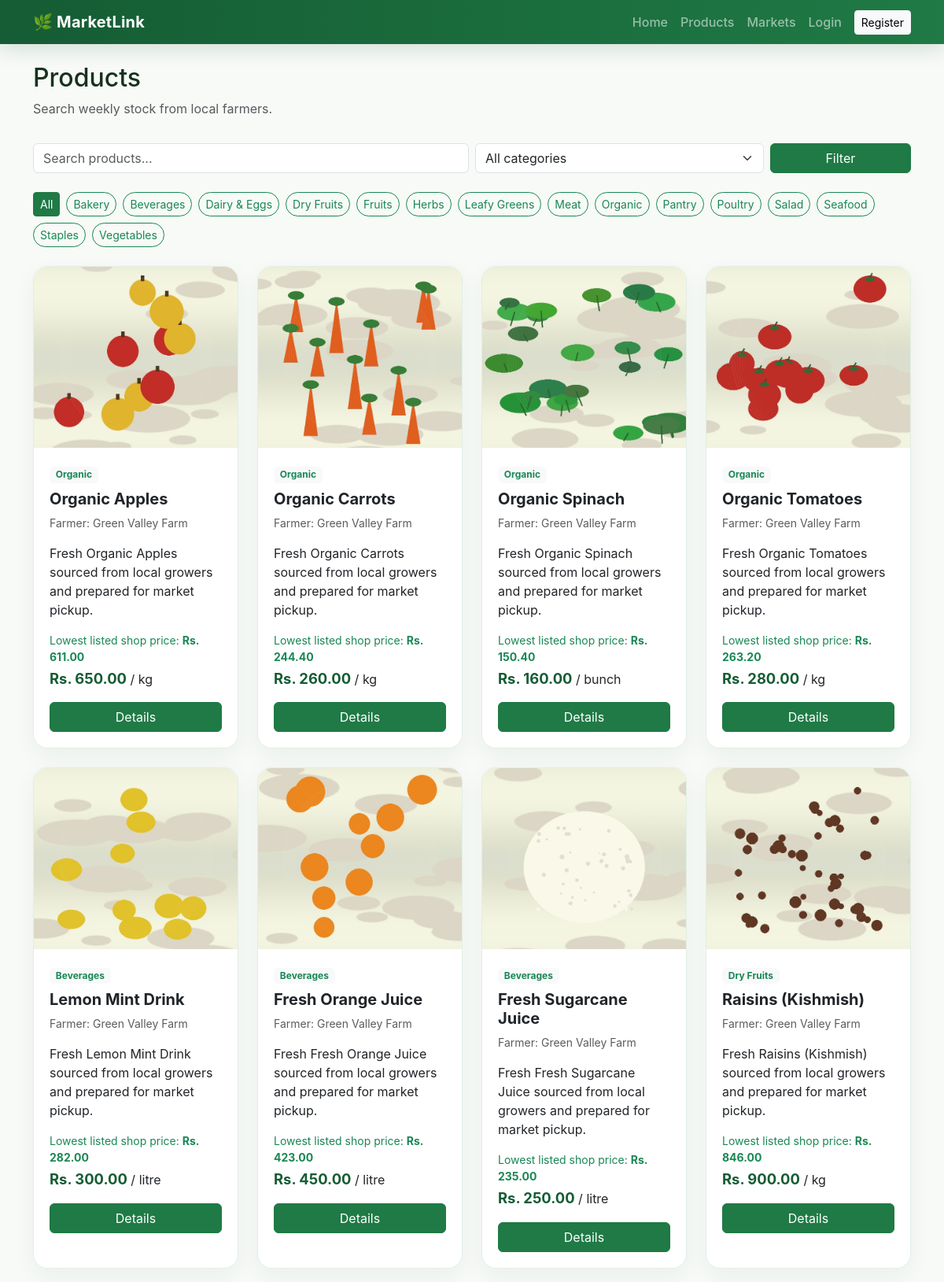
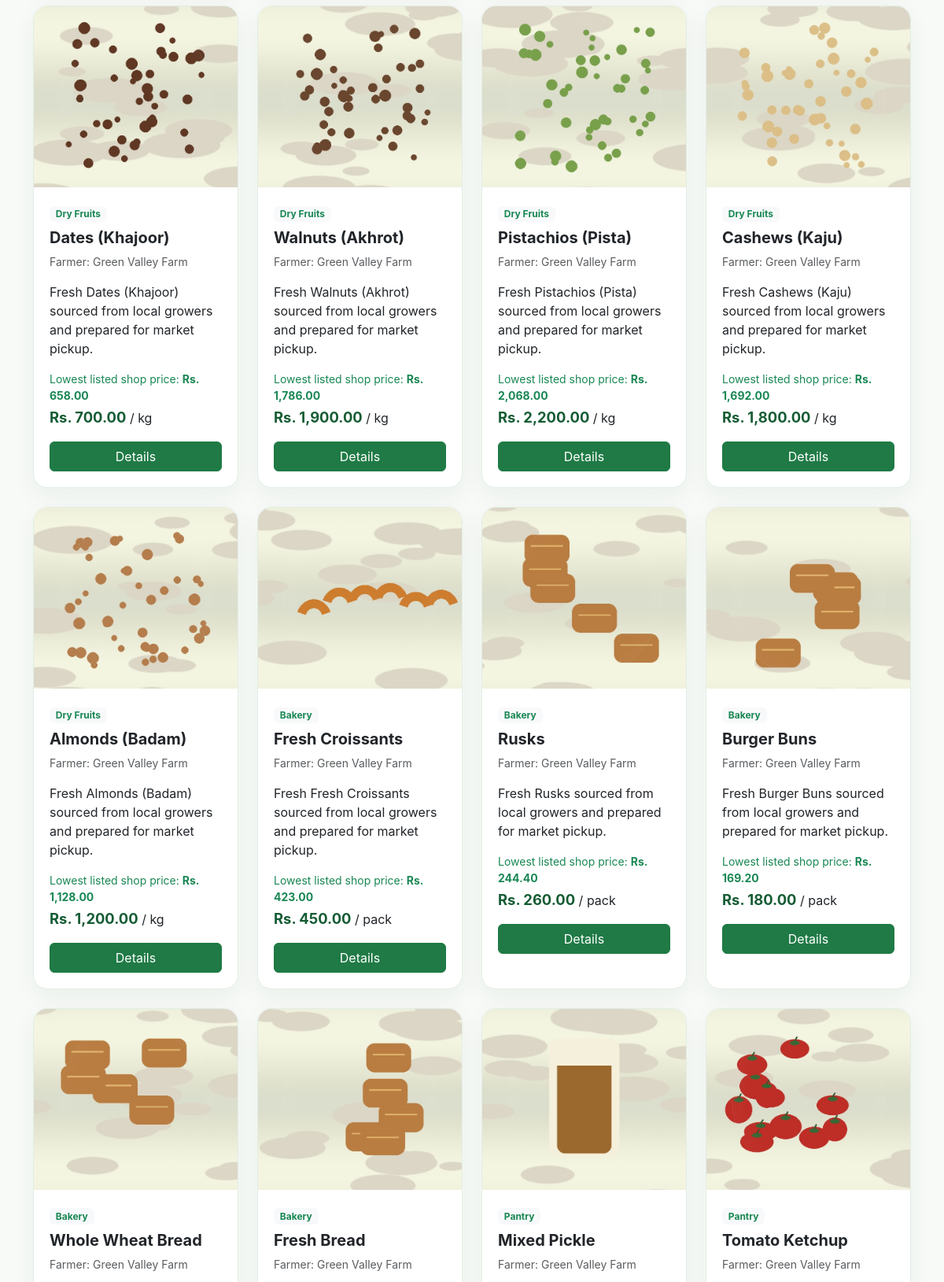
/products.php (upper part), run on the app's committed database (2 pictures, top to bottom).
### tables this page shows
CREATE TABLE products (
 id INT AUTO_INCREMENT PRIMARY KEY,
 farmer_id INT NOT NULL,
 name VARCHAR(100) NOT NULL,
 category VARCHAR(60) NOT NULL,
 description TEXT,
 price DECIMAL(10,2) NOT NULL,
 unit VARCHAR(30) NOT NULL,
 stock_quantity INT NOT NULL DEFAULT 0,
 image_url VARCHAR(500) DEFAULT NULL,
 created_at DATETIME DEFAULT CURRENT_TIMESTAMP,
 FOREIGN KEY (farmer_id) REFERENCES users(id) ON DELETE CASCADE
);

CREATE TABLE users (
 id INT AUTO_INCREMENT PRIMARY KEY,
 username VARCHAR(100) NOT NULL,
 email VARCHAR(100) NOT NULL UNIQUE,
 password_hash VARCHAR(255) NOT NULL,
 role ENUM('customer','farmer','admin') NOT NULL DEFAULT 'customer',
 phone VARCHAR(30), address TEXT,
 status ENUM('active','pending','suspended') NOT NULL DEFAULT 'active',
 created_at DATETIME DEFAULT CURRENT_TIMESTAMP
);

### products.php (the view, shortened to what this page needs)
<?php require 'config/config.php'; layout_header('Products');
$q=trim($_GET['q']??''); $cat=trim($_GET['category']??''); $where=['p.stock_quantity>0']; $args=[];
$sql="SELECT p.*,u.username farmer_name FROM products p JOIN users u ON u.id=p.farmer_id WHERE ".implode(' AND ',$where)." ORDER BY p.id DESC";
$s=db()->prepare($sql);$s->execute($args);$products=$s->fetchAll();$cats=db()->query("SELECT DISTINCT category FROM products ORDER BY category")->fetchAll();
?>
<div class="d-flex justify-content-between align-items-center mb-3"><div><h2>Products</h2><p class="text-muted">Search weekly stock from local farmers.</p></div></div>
<form class="row g-2 mb-4"><div class="col-md-6"><input name="q" value="<?=e($q)?>" class="form-control" placeholder="Search products..."></div><div class="col-md-4"><select name="category" class="form-select"><option value="">All categories</option><?php foreach($cats as $c):?><option <?=$cat===$c['category']?'selected':''?>><?=e($c['category'])?></option><?php endforeach;?></select></div><div class="col-md-2"><button class="btn btn-success w-100">Filter</button></div></form>
<div class="d-flex flex-wrap gap-2 mb-4">
<a class="btn btn-sm btn-success" href="products.php">All</a>
<?php foreach($cats as $c): ?><a class="btn btn-sm btn-outline-success" href="products.php?category=<?=urlencode($c['category'])?>"><?=e($c['category'])?></a><?php endforeach; ?>
</div>
<div class="row g-4"><?php foreach($products as $p):?><div class="col-md-6 col-lg-3"><div class="card h-100 product-card"><div class="product-img"><img src="<?=e(product_image($p['name'],$p['category'],$p['image_url'] ?? ''))?>" alt="<?=e($p['name'])?>" loading="lazy" onerror="this.onerror=null;this.src='assets/img-placeholder.svg';"></div><div class="card-body"><span class="badge bg-light text-success"><?=e($p['category'])?></span><h5 class="mt-2"><?=e($p['name'])?></h5><p class="small text-muted">Farmer: <?=e($p['farmer_name'])?></p><p><?=e($p['description'])?></p><?php $lp=db()->prepare("SELECT MIN(price) FROM shop_product_prices WHERE product_id=?");$lp->execute([$p['id']]);$low=$lp->fetchColumn(); if($low!==false && $low!==null): ?><div class="small text-success mb-1">Lowest listed shop price: <strong><?=money((float)$low)?></strong></div><?php endif; ?><strong class="price"><?=money((float)$p['price'])?></strong> / <?=e($p['unit'])?><a class="btn btn-success w-100 mt-3" href="product.php?id=<?=$p['id']?>">Details</a></div></div></div><?php endforeach; if(!$products): ?><div class="col-12"><div class="alert alert-warning">No products found in this category.</div></div><?php endif; ?></div>

### assets/css/style.css (style rules this page uses)
:root { --green: #1f7a45; --green-dark: #155c34; --ink: #17321f; --muted: #6d7b72; --soft: #f3f8f3 }
* { box-sizing: border-box }
body { background: #f7faf7; color: var(--ink); font-family: Inter, system-ui, -apple-system, "Segoe UI", sans-serif }
.product-img, .product-big { background: #fff; display: flex; align-items: center; justify-content: center; overflow: hidden }
.product-img img, .product-big img { width: 100%; height: 100%; object-fit: cover; display: block; transition: transform .35s ease }
.product-card { border: 1px solid #e3eee5 !important; box-shadow: 0 10px 30px #17351a0d !important; border-radius: 18px !important; overflow: hidden; transition: transform .25s ease, box-shadow .25s ease }
.product-img { height: 210px }
.card-body { padding: 20px }
.product-card h5 { font-weight: 700; margin-top: 6px }
.price { font-size: 1.15rem; color: var(--green-dark) }
.card { border: 0; box-shadow: 0 5px 20px #17351a0d }
.btn-success { background: var(--green); border-color: var(--green) }
.product-card { overflow: hidden; border: 0; box-shadow: 0 8px 28px rgba(20, 60, 40, .08); transition: .2s }
.product-img { height: 220px; background: #f4f8f4; overflow: hidden }
.product-img img { width: 100%; height: 100%; object-fit: cover; display: block }
.btn-outline-success { border-radius: 999px }
.product-img img, .product-big img { width: 100%; height: 100%; object-fit: cover; display: block; background: #f3f6f1 }
.product-img { height: 230px; overflow: hidden }
.product-card { overflow: hidden; border: 0; box-shadow: 0 8px 24px rgba(0, 0, 0, .08); transition: transform .2s, box-shadow .2s }

### data on the page
products: image_url (picture), category "Organic", name "Organic Apples", farmer.username "Green Valley Farm", description "Fresh Organic Apples sourced from local growers and prepared for market pickup.", low "Rs. 611.00", price "Rs. 650.00", unit "kg"
products: image_url (picture), category "Organic", name "Organic Carrots", farmer.username "Green Valley Farm", description "Fresh Organic Carrots sourced from local growers and prepared for market pickup.", low "Rs. 244.40", price "Rs. 260.00", unit "kg"
products: image_url (picture), category "Organic", name "Organic Spinach", farmer.username "Green Valley Farm", description "Fresh Organic Spinach sourced from local growers and prepared for market pickup.", low "Rs. 150.40", price "Rs. 160.00", unit "bunch"
products: image_url (picture), category "Organic", name "Organic Tomatoes", farmer.username "Green Valley Farm", description "Fresh Organic Tomatoes sourced from local growers and prepared for market pickup.", low "Rs. 263.20", price "Rs. 280.00", unit "kg"
products: image_url (picture), category "Beverages", name "Lemon Mint Drink", farmer.username "Green Valley Farm", description "Fresh Lemon Mint Drink sourced from local growers and prepared for market pickup.", low "Rs. 282.00", price "Rs. 300.00", unit "litre"
products: image_url (picture), category "Beverages", name "Fresh Orange Juice", farmer.username "Green Valley Farm", description "Fresh Fresh Orange Juice sourced from local growers and prepared for market pickup.", low "Rs. 423.00", price "Rs. 450.00", unit "litre"
products: image_url (picture), category "Beverages", name "Fresh Sugarcane Juice", farmer.username "Green Valley Farm", description "Fresh Fresh Sugarcane Juice sourced from local growers and prepared for market pickup.", low "Rs. 235.00", price "Rs. 250.00", unit "litre"
products: image_url (picture), category "Dry Fruits", name "Raisins (Kishmish)", farmer.username "Green Valley Farm", description "Fresh Raisins (Kishmish) sourced from local growers and prepared for market pickup.", low "Rs. 846.00", price "Rs. 900.00", unit "kg"
products: image_url (picture), category "Dry Fruits", name "Dates (Khajoor)", farmer.username "Green Valley Farm", description "Fresh Dates (Khajoor) sourced from local growers and prepared for market pickup.", low "Rs. 658.00", price "Rs. 700.00", unit "kg"
products: image_url (picture), category "Dry Fruits", name "Walnuts (Akhrot)", farmer.username "Green Valley Farm", description "Fresh Walnuts (Akhrot) sourced from local growers and prepared for market pickup.", low "Rs. 1,786.00", price "Rs. 1,900.00", unit "kg"
products: image_url (picture), category "Dry Fruits", name "Pistachios (Pista)", farmer.username "Green Valley Farm", description "Fresh Pistachios (Pista) sourced from local growers and prepared for market pickup.", low "Rs. 2,068.00", price "Rs. 2,200.00", unit "kg"
products: image_url (picture), category "Dry Fruits", name "Cashews (Kaju)", farmer.username "Green Valley Farm", description "Fresh Cashews (Kaju) sourced from local growers and prepared for market pickup.", low "Rs. 1,692.00", price "Rs. 1,800.00", unit "kg"
products: image_url (picture), category "Dry Fruits", name "Almonds (Badam)", farmer.username "Green Valley Farm", description "Fresh Almonds (Badam) sourced from local growers and prepared for market pickup.", low "Rs. 1,128.00", price "Rs. 1,200.00", unit "kg"
products: image_url (picture), category "Bakery", name "Fresh Croissants", farmer.username "Green Valley Farm", description "Fresh Fresh Croissants sourced from local growers and prepared for market pickup.", low "Rs. 423.00", price "Rs. 450.00", unit "pack"
products: image_url (picture), category "Bakery", name "Rusks", farmer.username "Green Valley Farm", description "Fresh Rusks sourced from local growers and prepared for market pickup.", low "Rs. 244.40", price "Rs. 260.00", unit "pack"
products: image_url (picture), category "Bakery", name "Burger Buns", farmer.username "Green Valley Farm", description "Fresh Burger Buns sourced from local growers and prepared for market pickup.", low "Rs. 169.20", price "Rs. 180.00", unit "pack"
products: image_url (picture), category "Bakery", name "Whole Wheat Bread", farmer.username "Green Valley Farm"
products: image_url (picture), category "Bakery", name "Fresh Bread", farmer.username "Green Valley Farm"
products: image_url (picture), category "Pantry", name "Mixed Pickle", farmer.username "Green Valley Farm"
products: image_url (picture), category "Pantry", name "Tomato Ketchup", farmer.username "Green Valley Farm"

### other printed values
$c['category'] "Bakery"
$c['category'] "Beverages"
$c['category'] "Dairy & Eggs"
$c['category'] "Dry Fruits"
$c['category'] "Fruits"
$c['category'] "Herbs"
$c['category'] "Leafy Greens"
$c['category'] "Meat"
$c['category'] "Organic"
$c['category'] "Pantry"
$c['category'] "Poultry"
$c['category'] "Salad"
$c['category'] "Seafood"
$c['category'] "Staples"
$c['category'] "Vegetables"
